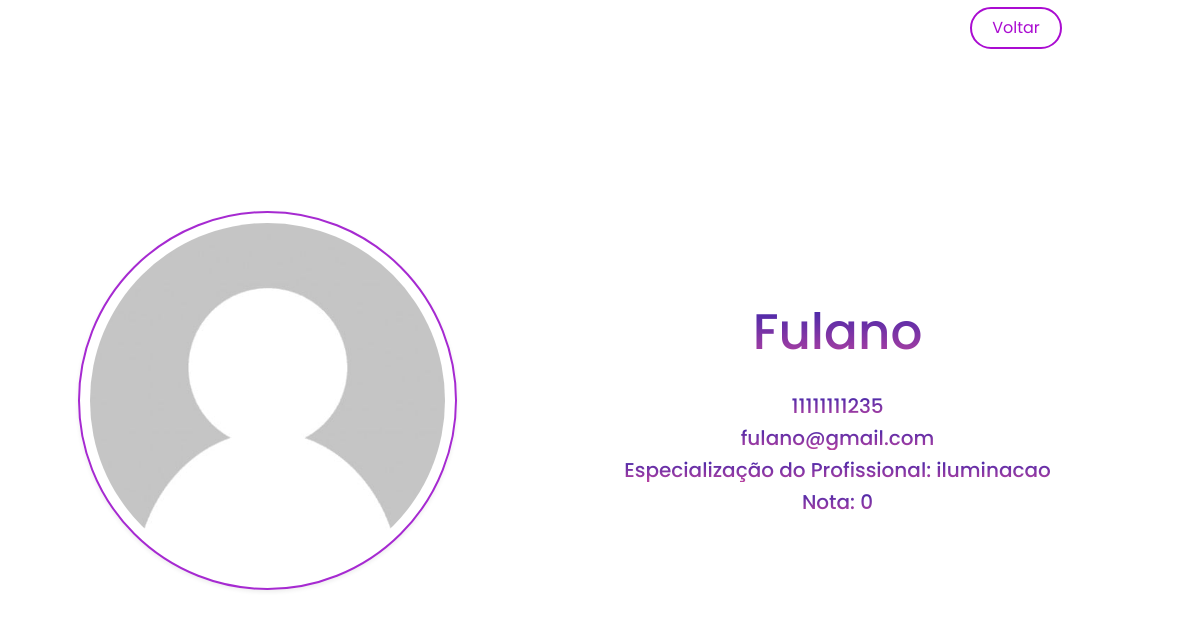
The page /cliente/vermais.php?id=2 on the database its author committed.
### tables this page shows
CREATE TABLE `fornecedor` (
  `id` int(11) NOT NULL,
  `tel` varchar(11) DEFAULT NULL,
  `cnpj` int(14) DEFAULT NULL,
  `nome` varchar(255) DEFAULT NULL,
  `senha` varchar(255) DEFAULT NULL,
  `id_especializacao` int(11) DEFAULT NULL,
  `email` varchar(255) DEFAULT NULL,
  `id_usuario` int(11) DEFAULT NULL,
  `endereco` varchar(255) DEFAULT NULL,
  `foto` varchar(255) DEFAULT NULL,
  `nota` int(11) NOT NULL
);

CREATE TABLE `especializacao` (
  `id` int(11) NOT NULL,
  `desc` varchar(50) DEFAULT NULL
);

### cliente/vermais.php (the view, shortened to what this page needs)
<?php
include_once("../class/conexao.php");
$id = $_GET['id'];
$sql =  "SELECT * from fornecedor where id = $id";
$result = $conn->query($sql);
$row = mysqli_fetch_array($result);
?>
<!DOCTYPE html>
<html lang="en">
<head>
    <link rel="stylesheet" href="https://cdn.jsdelivr.net/npm/bootstrap-icons@1.10.3/font/bootstrap-icons.css">
    <link href="https://cdn.jsdelivr.net/npm/bootstrap@5.3.0-alpha2/dist/css/bootstrap.min.css" rel="stylesheet">
    <link rel="stylesheet" href="https://cdn.jsdelivr.net/npm/bootstrap-icons@1.10.4/font/bootstrap-icons.css">
    <link href="https://cdn.jsdelivr.net/npm/bootstrap@5.3.0-alpha3/dist/css/bootstrap.min.css" rel="stylesheet">
<link href="https://cdnjs.cloudflare.com/ajax/libs/font-awesome/5.10.0/css/all.min.css" rel="stylesheet">
<link href="lib/owlcarousel/assets/owl.carousel.min.css" rel="stylesheet">
<link href="lib/lightbox/css/lightbox.min.css" rel="stylesheet">
<link rel="stylesheet" href="css/vermais.css">
</head>
<body>
<header>
    <nav>
 <ul class="nav-list">
            <li><a href="../cliente/perfil_cliente.php"><button>Voltar</button></a></li>
        </ul>
    </nav>
</header>
<div class="container-fluid d-flex align-items-center mb-5 py-5" id="home" style="min-height: 90vh;">
    <div class="container">
        <div class="row align-items-center">
            <div class="col-lg-5 px-5 pl-lg-0 pb-5 pb-lg-0">
                <?php
                if ($row['foto'] == "") {
                    echo "<img class='img-fluid w-100 rounded-circle shadow-sm' src='../fornecedor/imagens_fornecedor/img_perfil.jpg' style=>";
                } else {
                    echo "<img class='img-fluid w-100 rounded-circle shadow-sm' src='../fornecedor/imagens_fornecedor/$row[foto]' style='width: 200px; height: 200 px; border-radius: 100px;'>";
                }
                $sql2 = "SELECT * FROM especializacao where id= $row[id_especializacao]";
                $result2 = $conn->query($sql2);
                $row2 = mysqli_fetch_array($result2);
                $desc = $row2['desc'];
                ?>
        </div>
        <div class="col-lg-7 text-center text-lg-left">
    <br>
                <h3><?php echo $row['nome'];?></h3><br>
                <h4><?php echo $row['tel'];?></h4>
                <h4><?php echo $row['email'];?></h4>
                <h4><?php echo 'Especialização do Profissional: '.$desc;?></h4>
                <h4>Nota: <?= $row['nota'];?></h4>
            </div>
        </div>
    </div>
            </div>
</body>
</html>

### cliente/css/vermais.css (style rules this page uses)
button { font-family: 'poppins'; border: 2px solid #aa0cd1; border-radius: 40px; color: #aa0cd1; text-decoration: none; background-color: transparent; padding: 7px 20px 7px 20px; margin-left: 800px; }
nav { display: flex; justify-content: space-around; align-items: center; font-family: system-ui, -apple-system, Helvetica, Arial, sans-serif; height: 5vh; }
.nav-list { list-style: none; display: flex; }
.nav-list li { letter-spacing: 3px; padding: 40px 15px 8px 15px; border-radius: 50px; }
.img-fluid { max-width: 100%; height: auto; border: 2px solid #A62AD1; padding: 10px; }
h3 { margin-bottom: 0.5rem; font-weight: 500; line-height: 1.2; font-size: 50px; background: -webkit-linear-gradient(#3925AB, #B942A0); -webkit-background-clip: text; -webkit-text-fill-color: transparent; font-family: 'Poppins', sans-serif; }
h4 { margin-bottom: 0.5rem; font-weight: 500; line-height: 1.2; font-size: 20px; background: -webkit-linear-gradient(#3925AB, #B942A0); -webkit-background-clip: text; -webkit-text-fill-color: transparent; font-family: 'Poppins', sans-serif; }

### rows shown on the page
fornecedor: nome "Fulano", tel "11111111235", email "fulano@gmail.com", nota "0"
especializacao: desc "iluminacao"
